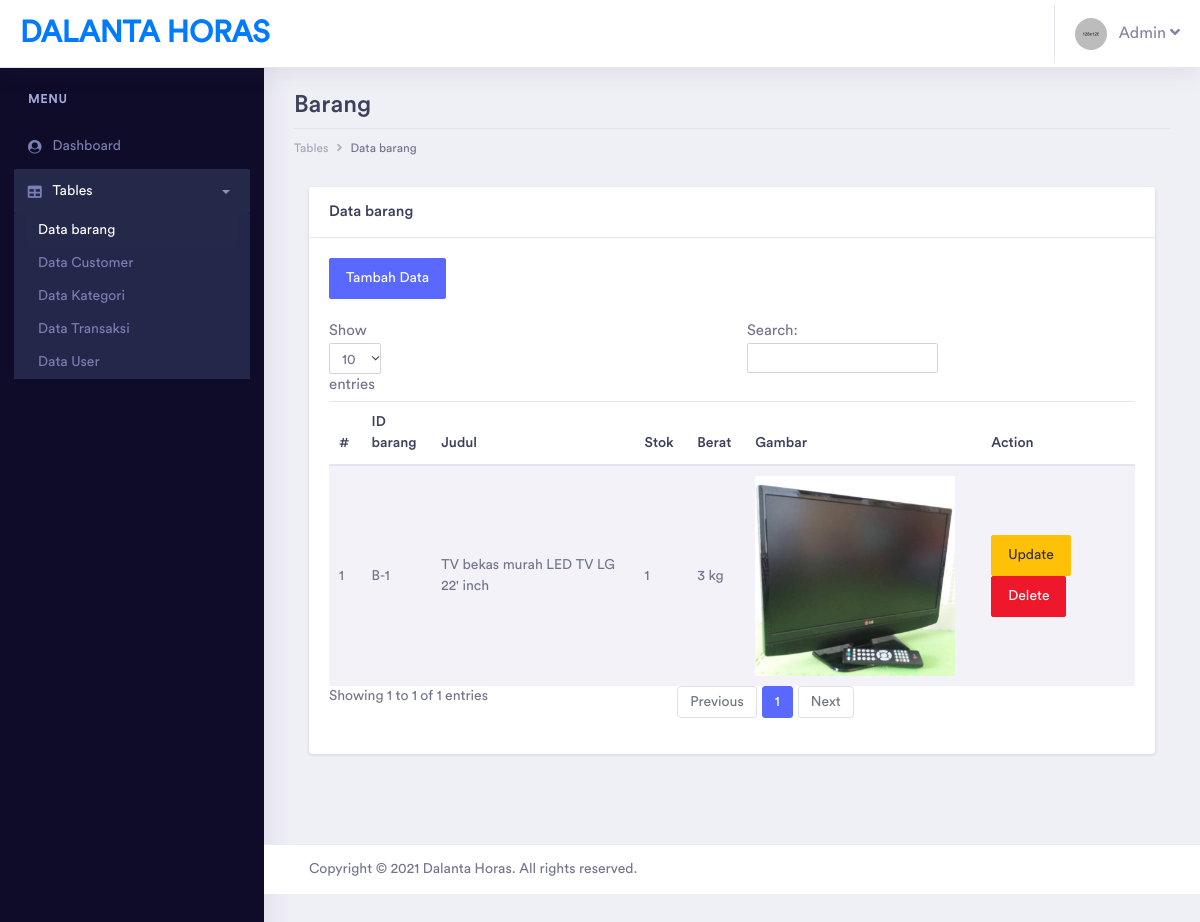
The page /admin/pages/tables/barang/table_barang.php (signed in) on the database its author committed.
### tables this page shows
CREATE TABLE `barang` (
  `id_barang` varchar(50) NOT NULL,
  `nama_barang` varchar(200) NOT NULL,
  `id_kategori` varchar(20) NOT NULL,
  `stok` int(11) NOT NULL,
  `berat` float NOT NULL,
  `harga` int(11) NOT NULL,
  `deskripsi` varchar(1000) NOT NULL,
  `gambar` varchar(200) NOT NULL,
  `deleted` tinyint(1) NOT NULL
);

### admin/pages/tables/barang/table_barang.php (the view, shortened to what this page needs)
<?php
include '../../../../helper/connection.php';
?>
<?php
if(!$_SESSION['username'] && !$_SESSION['password'] && $_SESSION['tipe_user'] != "Admin")
{
    echo "
		<script type='text/javascript'>
		alert('Anda harus login terlebih dahulu!')
		window.location='../../../index.php';
		</script>";
}
else
{
?>
<!doctype html>
<html lang="en">
<head>
    <link rel="stylesheet" href="../../../assets/vendor/bootstrap/css/bootstrap.min.css">
    <link href="../../../assets/vendor/fonts/circular-std/style.css" rel="stylesheet">
    <link rel="stylesheet" href="../../../assets/libs/css/style.css">
    <link rel="stylesheet" href="../../../assets/vendor/fonts/fontawesome/css/fontawesome-all.css">
    <link rel="stylesheet" href="../../../assets/vendor/charts/chartist-bundle/chartist.css">
    <link rel="stylesheet" href="../../../assets/vendor/charts/morris-bundle/morris.css">
    <link rel="stylesheet" href="../../../assets/vendor/fonts/material-design-iconic-font/css/materialdesignicons.min.css">
    <link rel="stylesheet" href="../../../assets/vendor/charts/c3charts/c3.css">
    <link rel="stylesheet" href="../../../assets/vendor/fonts/flag-icon-css/flag-icon.min.css">
</head>
<body>
    <div class="dashboard-main-wrapper">
        <div class="dashboard-header">
            <nav class="navbar navbar-expand-lg bg-white fixed-top">
                <a class="navbar-brand" href="../../../dashboard.php">Dalanta Horas</a>
                <div class="collapse navbar-collapse " id="navbarSupportedContent">
                    <ul class="navbar-nav ml-auto navbar-right-top">
                        <li class="nav-item dropdown nav-user">
                            <a class="nav-link nav-user-img" href="#" id="navbarDropdownMenuLink2" data-toggle="dropdown"
                                aria-haspopup="true" aria-expanded="false"><img src="../../../assets/images/avatar-1.jpg"
                                    alt="" class="user-avatar-md rounded-circle">&nbsp;&nbsp;&nbsp;Admin <i class="fas fa-angle-down"></i></a>
                        </li>
                    </ul>
                </div>
            </nav>
        </div>
        <div class="nav-left-sidebar sidebar-dark">
            <div class="menu-list">
                <nav class="navbar navbar-expand-lg navbar-light">
                    <div class="collapse navbar-collapse" id="navbarNav">
                        <ul class="navbar-nav flex-column">
                            <li class="nav-divider">
                                Menu
                            </li>
                            <li class="nav-item ">
                                <a class="nav-link" href="../../../dashboard.php" aria-expanded="false" data-target="#submenu-1"
                                    aria-controls="submenu-1"><i class="fa fa-fw fa-user-circle"></i>Dashboard
                                    <span class="badge badge-success">6</span></a>
                            </li>
                            <li class="nav-item">
                                <a class="nav-link active" href="#" data-toggle="collapse" aria-expanded="true"
                                    data-target="#submenu-5" aria-controls="submenu-5"><i class="fas fa-fw fa-table"></i>Tables</a>
                                <div id="submenu-5" class="collapse submenu show" style="">
                                    <ul class="nav flex-column">
                                        <li class="nav-item active">
                                            <a class="nav-link active" href="table_barang.php">Data barang</a>
                                        </li>
                                        <li class="nav-item">
                                            <a class="nav-link" href="../customer/table_customer.php">Data Customer</a>
                                        </li>
                                        <li class="nav-item">
                                            <a class="nav-link" href="../kategori/table_kategori.php">Data Kategori</a>
                                        </li>
                                        <li class="nav-item">
                                            <a class="nav-link" href="../transaksi/table_transaksi.php">Data Transaksi</a>
                                        </li>
                                        <li class="nav-item">
                                            <a class="nav-link" href="../user/table_user.php">Data User</a>
                                        </li>
                                    </ul>
                                </div>
                            </li>
                        </ul>
                    </div>
                </nav>
            </div>
        </div>
        <div class="dashboard-wrapper">
            <div class="dashboard-ecommerce">
                <div class="container-fluid dashboard-content ">
                    <div class="row">
                        <div class="col-xl-12 col-lg-12 col-md-12 col-sm-12 col-12">
                            <div class="page-header">
                                <h2 class="pageheader-title">Barang</h2>
                                <div class="page-breadcrumb">
                                    <nav aria-label="breadcrumb">
                                        <ol class="breadcrumb">
                                            <li class="breadcrumb-item"><a href="#" class="breadcrumb-link">Tables</a></li>
                                            <li class="breadcrumb-item active" aria-current="page">Data barang</li>
                                        </ol>
                                    </nav>
                                </div>
                            </div>
                        </div>
                    </div>
                    <div class="col-xl-12">
                        <div class="card">
                            <h5 class="card-header">Data barang</h5>
                            <div class="card-body">
                                <a href="form_barang.php" class="btn btn-primary">Tambah Data</a>
                                <br><br>
                                <table id="tabell" class="table table-striped">
                                    <thead>
                                        <tr>
                                            <th>#</th>
                                            <th>ID barang</th>
                                            <th>Judul</th>
                                            <th>Stok</th>
                                            <th>Berat</th>
                                            <th>Gambar</th>
                                            <th>Action</th>
                                        </tr>
                                    </thead>
                                    <tbody>
                                        <?php
                                            $query =
                                            "SELECT * FROM barang WHERE deleted = 0
                                            ORDER BY id_barang";
                                            $result = mysqli_query($con, $query);
                                            if (mysqli_num_rows($result) > 0)
                                            {
                                                $index = 1;
                                                while($row = mysqli_fetch_assoc($result))
                                                {
                                                    $id_barang = $row['id_barang'];
                                                    echo "
                                                    <tr>
                                                        <td>" . $index++ . "</td>
                                                        <td>" . $row["id_barang"] . "</td>
                                                        <td>" . $row["nama_barang"] . "</td>
                                                        <td>" . $row["stok"] . "</td>
                                                        <td>" . $row["berat"] . " kg</td>
                                                        <td><img src='../../../../images/". $row["gambar"] ."' width='200px'></td>
                                                        <td>
                                                            <a href='form_edit_barang.php?id_barang=$id_barang' class='btn btn-warning'>Update</a>
                                                            <a href='process/delete_barang.php?id_barang=$id_barang' class='btn btn-danger'>Delete</a>
                                                        </td>
                                                    </tr>
                                                    ";
                                                }
                                            }
                                            ?>
                                    </tbody>
                                </table>
                            </div>
                        </div>
                    </div>
                </div>
            </div>
            <div class="footer">
                <div class="container-fluid">
                    <div class="row">
                        <div class="col-xl-6 col-lg-6 col-md-6 col-sm-12 col-12">
                            Copyright © 2021 Dalanta Horas. All rights reserved.
                        </div>
                        <div class="col-xl-6 col-lg-6 col-md-6 col-sm-12 col-12">
                        </div>
                    </div>
                </div>
            </div>
        </div>
    </div>
</body>
</html>
<?php } ?>

### rows shown on the page
barang: id_barang "B-1", nama_barang "TV bekas murah LED TV LG 22' inch", stok "1", berat "3", gambar (picture)
